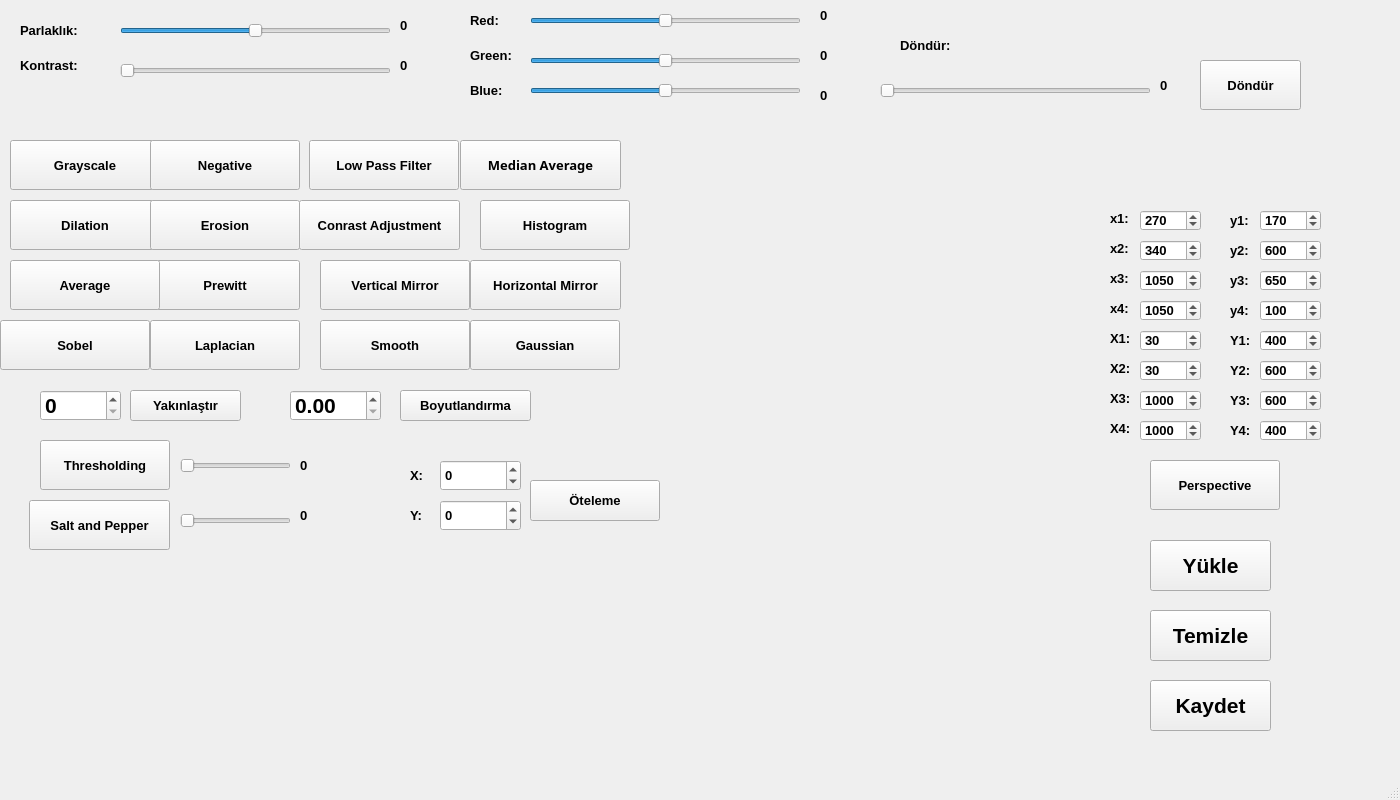
<?xml version="1.0" encoding="UTF-8"?>
<ui version="4.0">
 <class>MainWindow</class>
 <widget class="QMainWindow" name="MainWindow">
  <property name="geometry">
   <rect>
    <x>0</x>
    <y>0</y>
    <width>1400</width>
    <height>800</height>
   </rect>
  </property>
  <property name="font">
   <font>
    <pointsize>10</pointsize>
    <weight>75</weight>
    <bold>true</bold>
   </font>
  </property>
  <property name="windowTitle">
   <string>MainWindow</string>
  </property>
  <widget class="QWidget" name="centralwidget">
   <widget class="QPushButton" name="grayscale_button">
    <property name="geometry">
     <rect>
      <x>10</x>
      <y>140</y>
      <width>150</width>
      <height>50</height>
     </rect>
    </property>
    <property name="text">
     <string>Grayscale</string>
    </property>
   </widget>
   <widget class="QPushButton" name="negative_button">
    <property name="geometry">
     <rect>
      <x>150</x>
      <y>140</y>
      <width>150</width>
      <height>50</height>
     </rect>
    </property>
    <property name="text">
     <string>Negative</string>
    </property>
   </widget>
   <widget class="QPushButton" name="gaussian_button">
    <property name="geometry">
     <rect>
      <x>470</x>
      <y>320</y>
      <width>150</width>
      <height>50</height>
     </rect>
    </property>
    <property name="text">
     <string>Gaussian</string>
    </property>
   </widget>
   <widget class="QPushButton" name="lpf_button">
    <property name="geometry">
     <rect>
      <x>309</x>
      <y>140</y>
      <width>150</width>
      <height>50</height>
     </rect>
    </property>
    <property name="text">
     <string>Low Pass Filter</string>
    </property>
   </widget>
   <widget class="QPushButton" name="thresholding_button">
    <property name="geometry">
     <rect>
      <x>40</x>
      <y>440</y>
      <width>130</width>
      <height>50</height>
     </rect>
    </property>
    <property name="text">
     <string>Thresholding</string>
    </property>
   </widget>
   <widget class="QPushButton" name="median_button">
    <property name="geometry">
     <rect>
      <x>460</x>
      <y>140</y>
      <width>161</width>
      <height>50</height>
     </rect>
    </property>
    <property name="font">
     <font>
      <family>Arial Black</family>
      <pointsize>10</pointsize>
      <weight>75</weight>
      <bold>true</bold>
     </font>
    </property>
    <property name="text">
     <string>Median Average</string>
    </property>
   </widget>
   <widget class="QPushButton" name="laplacian_button">
    <property name="geometry">
     <rect>
      <x>150</x>
      <y>320</y>
      <width>150</width>
      <height>50</height>
     </rect>
    </property>
    <property name="text">
     <string>Laplacian</string>
    </property>
   </widget>
   <widget class="QPushButton" name="contrast_button">
    <property name="geometry">
     <rect>
      <x>299</x>
      <y>200</y>
      <width>161</width>
      <height>50</height>
     </rect>
    </property>
    <property name="font">
     <font>
      <family>Arial</family>
      <pointsize>10</pointsize>
      <weight>75</weight>
      <bold>true</bold>
     </font>
    </property>
    <property name="text">
     <string>Conrast Adjustment</string>
    </property>
   </widget>
   <widget class="QPushButton" name="prewitt_button">
    <property name="geometry">
     <rect>
      <x>150</x>
      <y>260</y>
      <width>150</width>
      <height>50</height>
     </rect>
    </property>
    <property name="text">
     <string>Prewitt</string>
    </property>
   </widget>
   <widget class="QPushButton" name="salt_pepper">
    <property name="geometry">
     <rect>
      <x>29</x>
      <y>500</y>
      <width>141</width>
      <height>50</height>
     </rect>
    </property>
    <property name="text">
     <string>Salt and Pepper</string>
    </property>
   </widget>
   <widget class="QPushButton" name="dilation_button">
    <property name="geometry">
     <rect>
      <x>10</x>
      <y>200</y>
      <width>150</width>
      <height>50</height>
     </rect>
    </property>
    <property name="text">
     <string>Dilation</string>
    </property>
   </widget>
   <widget class="QPushButton" name="erosion_button">
    <property name="geometry">
     <rect>
      <x>150</x>
      <y>200</y>
      <width>150</width>
      <height>50</height>
     </rect>
    </property>
    <property name="text">
     <string>Erosion</string>
    </property>
   </widget>
   <widget class="QPushButton" name="save_button">
    <property name="geometry">
     <rect>
      <x>1150</x>
      <y>680</y>
      <width>121</width>
      <height>51</height>
     </rect>
    </property>
    <property name="font">
     <font>
      <pointsize>16</pointsize>
     </font>
    </property>
    <property name="text">
     <string>Kaydet</string>
    </property>
   </widget>
   <widget class="QPushButton" name="load_button">
    <property name="geometry">
     <rect>
      <x>1150</x>
      <y>540</y>
      <width>121</width>
      <height>51</height>
     </rect>
    </property>
    <property name="font">
     <font>
      <pointsize>16</pointsize>
     </font>
    </property>
    <property name="text">
     <string>Yükle</string>
    </property>
   </widget>
   <widget class="QSlider" name="hs_threshold">
    <property name="geometry">
     <rect>
      <x>180</x>
      <y>455</y>
      <width>111</width>
      <height>22</height>
     </rect>
    </property>
    <property name="maximum">
     <number>255</number>
    </property>
    <property name="orientation">
     <enum>Qt::Horizontal</enum>
    </property>
   </widget>
   <widget class="QSlider" name="hs_brightness">
    <property name="geometry">
     <rect>
      <x>120</x>
      <y>20</y>
      <width>271</width>
      <height>22</height>
     </rect>
    </property>
    <property name="minimum">
     <number>-100</number>
    </property>
    <property name="maximum">
     <number>100</number>
    </property>
    <property name="orientation">
     <enum>Qt::Horizontal</enum>
    </property>
   </widget>
   <widget class="QLabel" name="lbl_brightness">
    <property name="geometry">
     <rect>
      <x>400</x>
      <y>10</y>
      <width>61</width>
      <height>31</height>
     </rect>
    </property>
    <property name="font">
     <font>
      <pointsize>10</pointsize>
     </font>
    </property>
    <property name="text">
     <string>0</string>
    </property>
   </widget>
   <widget class="QLabel" name="lbl_threshold">
    <property name="geometry">
     <rect>
      <x>300</x>
      <y>450</y>
      <width>51</width>
      <height>31</height>
     </rect>
    </property>
    <property name="font">
     <font>
      <pointsize>10</pointsize>
     </font>
    </property>
    <property name="text">
     <string>0</string>
    </property>
   </widget>
   <widget class="QLabel" name="lbl_contrast">
    <property name="geometry">
     <rect>
      <x>400</x>
      <y>50</y>
      <width>61</width>
      <height>31</height>
     </rect>
    </property>
    <property name="font">
     <font>
      <pointsize>10</pointsize>
     </font>
    </property>
    <property name="text">
     <string>0</string>
    </property>
   </widget>
   <widget class="QSlider" name="hs_contrast">
    <property name="geometry">
     <rect>
      <x>120</x>
      <y>60</y>
      <width>271</width>
      <height>22</height>
     </rect>
    </property>
    <property name="maximum">
     <number>100</number>
    </property>
    <property name="orientation">
     <enum>Qt::Horizontal</enum>
    </property>
   </widget>
   <widget class="QLabel" name="label_4">
    <property name="geometry">
     <rect>
      <x>20</x>
      <y>50</y>
      <width>81</width>
      <height>31</height>
     </rect>
    </property>
    <property name="font">
     <font>
      <pointsize>10</pointsize>
     </font>
    </property>
    <property name="text">
     <string>Kontrast:</string>
    </property>
   </widget>
   <widget class="QLabel" name="label_5">
    <property name="geometry">
     <rect>
      <x>20</x>
      <y>15</y>
      <width>91</width>
      <height>31</height>
     </rect>
    </property>
    <property name="font">
     <font>
      <pointsize>10</pointsize>
     </font>
    </property>
    <property name="text">
     <string>Parlaklık:</string>
    </property>
   </widget>
   <widget class="QPushButton" name="sobel_button">
    <property name="geometry">
     <rect>
      <x>0</x>
      <y>320</y>
      <width>150</width>
      <height>50</height>
     </rect>
    </property>
    <property name="text">
     <string>Sobel</string>
    </property>
   </widget>
   <widget class="QLabel" name="label_6">
    <property name="geometry">
     <rect>
      <x>470</x>
      <y>5</y>
      <width>51</width>
      <height>31</height>
     </rect>
    </property>
    <property name="font">
     <font>
      <pointsize>10</pointsize>
     </font>
    </property>
    <property name="text">
     <string>Red:</string>
    </property>
   </widget>
   <widget class="QLabel" name="lbl_green">
    <property name="geometry">
     <rect>
      <x>820</x>
      <y>40</y>
      <width>41</width>
      <height>31</height>
     </rect>
    </property>
    <property name="font">
     <font>
      <pointsize>10</pointsize>
     </font>
    </property>
    <property name="text">
     <string>0</string>
    </property>
   </widget>
   <widget class="QLabel" name="lbl_blue">
    <property name="geometry">
     <rect>
      <x>820</x>
      <y>80</y>
      <width>41</width>
      <height>31</height>
     </rect>
    </property>
    <property name="font">
     <font>
      <pointsize>10</pointsize>
     </font>
    </property>
    <property name="text">
     <string>0</string>
    </property>
   </widget>
   <widget class="QLabel" name="label_7">
    <property name="geometry">
     <rect>
      <x>470</x>
      <y>40</y>
      <width>51</width>
      <height>31</height>
     </rect>
    </property>
    <property name="font">
     <font>
      <pointsize>10</pointsize>
     </font>
    </property>
    <property name="text">
     <string>Green:</string>
    </property>
   </widget>
   <widget class="QSlider" name="hs_red">
    <property name="geometry">
     <rect>
      <x>530</x>
      <y>10</y>
      <width>271</width>
      <height>22</height>
     </rect>
    </property>
    <property name="minimum">
     <number>-255</number>
    </property>
    <property name="maximum">
     <number>255</number>
    </property>
    <property name="orientation">
     <enum>Qt::Horizontal</enum>
    </property>
   </widget>
   <widget class="QSlider" name="hs_green">
    <property name="geometry">
     <rect>
      <x>530</x>
      <y>50</y>
      <width>271</width>
      <height>22</height>
     </rect>
    </property>
    <property name="minimum">
     <number>-255</number>
    </property>
    <property name="maximum">
     <number>255</number>
    </property>
    <property name="orientation">
     <enum>Qt::Horizontal</enum>
    </property>
   </widget>
   <widget class="QLabel" name="label_8">
    <property name="geometry">
     <rect>
      <x>470</x>
      <y>75</y>
      <width>51</width>
      <height>31</height>
     </rect>
    </property>
    <property name="font">
     <font>
      <pointsize>10</pointsize>
     </font>
    </property>
    <property name="text">
     <string>Blue:</string>
    </property>
   </widget>
   <widget class="QLabel" name="lbl_red">
    <property name="geometry">
     <rect>
      <x>820</x>
      <y>0</y>
      <width>51</width>
      <height>31</height>
     </rect>
    </property>
    <property name="font">
     <font>
      <pointsize>10</pointsize>
     </font>
    </property>
    <property name="text">
     <string>0</string>
    </property>
   </widget>
   <widget class="QSlider" name="hs_blue">
    <property name="geometry">
     <rect>
      <x>530</x>
      <y>80</y>
      <width>271</width>
      <height>22</height>
     </rect>
    </property>
    <property name="minimum">
     <number>-255</number>
    </property>
    <property name="maximum">
     <number>255</number>
    </property>
    <property name="orientation">
     <enum>Qt::Horizontal</enum>
    </property>
   </widget>
   <widget class="QSlider" name="hs_sap">
    <property name="geometry">
     <rect>
      <x>180</x>
      <y>510</y>
      <width>111</width>
      <height>22</height>
     </rect>
    </property>
    <property name="maximum">
     <number>100</number>
    </property>
    <property name="orientation">
     <enum>Qt::Horizontal</enum>
    </property>
   </widget>
   <widget class="QPushButton" name="clean_button">
    <property name="geometry">
     <rect>
      <x>1150</x>
      <y>610</y>
      <width>121</width>
      <height>51</height>
     </rect>
    </property>
    <property name="font">
     <font>
      <pointsize>16</pointsize>
     </font>
    </property>
    <property name="text">
     <string>Temizle</string>
    </property>
   </widget>
   <widget class="QLabel" name="lbl_rotate">
    <property name="geometry">
     <rect>
      <x>1160</x>
      <y>70</y>
      <width>41</width>
      <height>31</height>
     </rect>
    </property>
    <property name="font">
     <font>
      <pointsize>10</pointsize>
     </font>
    </property>
    <property name="text">
     <string>0</string>
    </property>
   </widget>
   <widget class="QLabel" name="label_9">
    <property name="geometry">
     <rect>
      <x>900</x>
      <y>30</y>
      <width>81</width>
      <height>31</height>
     </rect>
    </property>
    <property name="font">
     <font>
      <pointsize>10</pointsize>
     </font>
    </property>
    <property name="text">
     <string>Döndür:</string>
    </property>
   </widget>
   <widget class="QSlider" name="hs_rotate">
    <property name="geometry">
     <rect>
      <x>880</x>
      <y>80</y>
      <width>271</width>
      <height>22</height>
     </rect>
    </property>
    <property name="maximum">
     <number>360</number>
    </property>
    <property name="orientation">
     <enum>Qt::Horizontal</enum>
    </property>
   </widget>
   <widget class="QPushButton" name="rotate_button">
    <property name="geometry">
     <rect>
      <x>1200</x>
      <y>60</y>
      <width>101</width>
      <height>50</height>
     </rect>
    </property>
    <property name="text">
     <string>Döndür</string>
    </property>
   </widget>
   <widget class="QLabel" name="display2">
    <property name="geometry">
     <rect>
      <x>710</x>
      <y>200</y>
      <width>331</width>
      <height>281</height>
     </rect>
    </property>
    <property name="text">
     <string/>
    </property>
    <property name="scaledContents">
     <bool>true</bool>
    </property>
   </widget>
   <widget class="QLabel" name="display">
    <property name="geometry">
     <rect>
      <x>700</x>
      <y>510</y>
      <width>331</width>
      <height>281</height>
     </rect>
    </property>
    <property name="text">
     <string/>
    </property>
    <property name="scaledContents">
     <bool>true</bool>
    </property>
   </widget>
   <widget class="QLabel" name="lbl_saltpepper">
    <property name="geometry">
     <rect>
      <x>300</x>
      <y>500</y>
      <width>51</width>
      <height>31</height>
     </rect>
    </property>
    <property name="font">
     <font>
      <pointsize>10</pointsize>
     </font>
    </property>
    <property name="text">
     <string>0</string>
    </property>
   </widget>
   <widget class="QPushButton" name="smooth_button">
    <property name="geometry">
     <rect>
      <x>320</x>
      <y>320</y>
      <width>150</width>
      <height>50</height>
     </rect>
    </property>
    <property name="text">
     <string>Smooth</string>
    </property>
   </widget>
   <widget class="QPushButton" name="mirrorY_button">
    <property name="geometry">
     <rect>
      <x>470</x>
      <y>260</y>
      <width>151</width>
      <height>50</height>
     </rect>
    </property>
    <property name="text">
     <string>Horizontal Mirror</string>
    </property>
   </widget>
   <widget class="QPushButton" name="mirrorX_button">
    <property name="geometry">
     <rect>
      <x>320</x>
      <y>260</y>
      <width>150</width>
      <height>50</height>
     </rect>
    </property>
    <property name="text">
     <string>Vertical Mirror</string>
    </property>
   </widget>
   <widget class="QPushButton" name="histogram_button">
    <property name="geometry">
     <rect>
      <x>480</x>
      <y>200</y>
      <width>150</width>
      <height>50</height>
     </rect>
    </property>
    <property name="text">
     <string>Histogram</string>
    </property>
   </widget>
   <widget class="QSpinBox" name="sb_zoom">
    <property name="geometry">
     <rect>
      <x>40</x>
      <y>390</y>
      <width>81</width>
      <height>31</height>
     </rect>
    </property>
    <property name="font">
     <font>
      <pointsize>16</pointsize>
     </font>
    </property>
    <property name="maximum">
     <number>199</number>
    </property>
   </widget>
   <widget class="QPushButton" name="zoom_button">
    <property name="geometry">
     <rect>
      <x>130</x>
      <y>390</y>
      <width>111</width>
      <height>31</height>
     </rect>
    </property>
    <property name="font">
     <font>
      <pointsize>10</pointsize>
     </font>
    </property>
    <property name="text">
     <string>Yakınlaştır</string>
    </property>
   </widget>
   <widget class="QSpinBox" name="sb_offset_x">
    <property name="geometry">
     <rect>
      <x>440</x>
      <y>460</y>
      <width>81</width>
      <height>31</height>
     </rect>
    </property>
    <property name="font">
     <font>
      <pointsize>10</pointsize>
     </font>
    </property>
    <property name="minimum">
     <number>-999</number>
    </property>
    <property name="maximum">
     <number>999</number>
    </property>
   </widget>
   <widget class="QPushButton" name="offset_button">
    <property name="geometry">
     <rect>
      <x>530</x>
      <y>480</y>
      <width>130</width>
      <height>41</height>
     </rect>
    </property>
    <property name="font">
     <font>
      <pointsize>10</pointsize>
     </font>
    </property>
    <property name="text">
     <string>Öteleme</string>
    </property>
   </widget>
   <widget class="QSpinBox" name="sb_offset_y">
    <property name="geometry">
     <rect>
      <x>440</x>
      <y>500</y>
      <width>81</width>
      <height>31</height>
     </rect>
    </property>
    <property name="font">
     <font>
      <pointsize>10</pointsize>
     </font>
    </property>
    <property name="minimum">
     <number>-999</number>
    </property>
    <property name="maximum">
     <number>999</number>
    </property>
   </widget>
   <widget class="QLabel" name="label_10">
    <property name="geometry">
     <rect>
      <x>410</x>
      <y>460</y>
      <width>21</width>
      <height>31</height>
     </rect>
    </property>
    <property name="font">
     <font>
      <pointsize>10</pointsize>
     </font>
    </property>
    <property name="text">
     <string>X:</string>
    </property>
   </widget>
   <widget class="QLabel" name="label_11">
    <property name="geometry">
     <rect>
      <x>410</x>
      <y>500</y>
      <width>20</width>
      <height>31</height>
     </rect>
    </property>
    <property name="font">
     <font>
      <pointsize>10</pointsize>
     </font>
    </property>
    <property name="text">
     <string>Y:</string>
    </property>
   </widget>
   <widget class="QPushButton" name="average_button">
    <property name="geometry">
     <rect>
      <x>10</x>
      <y>260</y>
      <width>150</width>
      <height>50</height>
     </rect>
    </property>
    <property name="text">
     <string>Average</string>
    </property>
   </widget>
   <widget class="QPushButton" name="resize_button">
    <property name="geometry">
     <rect>
      <x>400</x>
      <y>390</y>
      <width>131</width>
      <height>31</height>
     </rect>
    </property>
    <property name="font">
     <font>
      <pointsize>10</pointsize>
     </font>
    </property>
    <property name="text">
     <string>Boyutlandırma</string>
    </property>
   </widget>
   <widget class="QDoubleSpinBox" name="sb_resize">
    <property name="geometry">
     <rect>
      <x>290</x>
      <y>390</y>
      <width>91</width>
      <height>31</height>
     </rect>
    </property>
    <property name="font">
     <font>
      <pointsize>16</pointsize>
     </font>
    </property>
   </widget>
   <widget class="QSpinBox" name="sb_x1">
    <property name="geometry">
     <rect>
      <x>1140</x>
      <y>210</y>
      <width>61</width>
      <height>21</height>
     </rect>
    </property>
    <property name="font">
     <font>
      <pointsize>10</pointsize>
     </font>
    </property>
    <property name="maximum">
     <number>9999</number>
    </property>
    <property name="value">
     <number>270</number>
    </property>
   </widget>
   <widget class="QLabel" name="label">
    <property name="geometry">
     <rect>
      <x>1110</x>
      <y>210</y>
      <width>31</width>
      <height>16</height>
     </rect>
    </property>
    <property name="text">
     <string>x1:</string>
    </property>
   </widget>
   <widget class="QSpinBox" name="sb_y1">
    <property name="geometry">
     <rect>
      <x>1260</x>
      <y>210</y>
      <width>61</width>
      <height>21</height>
     </rect>
    </property>
    <property name="font">
     <font>
      <pointsize>10</pointsize>
     </font>
    </property>
    <property name="maximum">
     <number>9999</number>
    </property>
    <property name="value">
     <number>170</number>
    </property>
   </widget>
   <widget class="QLabel" name="label_2">
    <property name="geometry">
     <rect>
      <x>1230</x>
      <y>210</y>
      <width>31</width>
      <height>21</height>
     </rect>
    </property>
    <property name="text">
     <string>y1:</string>
    </property>
   </widget>
   <widget class="QSpinBox" name="sb_x2">
    <property name="geometry">
     <rect>
      <x>1140</x>
      <y>240</y>
      <width>61</width>
      <height>21</height>
     </rect>
    </property>
    <property name="font">
     <font>
      <pointsize>10</pointsize>
     </font>
    </property>
    <property name="maximum">
     <number>9999</number>
    </property>
    <property name="value">
     <number>340</number>
    </property>
   </widget>
   <widget class="QLabel" name="label_3">
    <property name="geometry">
     <rect>
      <x>1110</x>
      <y>240</y>
      <width>31</width>
      <height>16</height>
     </rect>
    </property>
    <property name="text">
     <string>x2:</string>
    </property>
   </widget>
   <widget class="QSpinBox" name="sb_y2">
    <property name="geometry">
     <rect>
      <x>1260</x>
      <y>240</y>
      <width>61</width>
      <height>21</height>
     </rect>
    </property>
    <property name="font">
     <font>
      <pointsize>10</pointsize>
     </font>
    </property>
    <property name="maximum">
     <number>9999</number>
    </property>
    <property name="value">
     <number>600</number>
    </property>
   </widget>
   <widget class="QLabel" name="label_12">
    <property name="geometry">
     <rect>
      <x>1230</x>
      <y>240</y>
      <width>31</width>
      <height>21</height>
     </rect>
    </property>
    <property name="text">
     <string>y2:</string>
    </property>
   </widget>
   <widget class="QSpinBox" name="sb_x3">
    <property name="geometry">
     <rect>
      <x>1140</x>
      <y>270</y>
      <width>61</width>
      <height>21</height>
     </rect>
    </property>
    <property name="font">
     <font>
      <pointsize>10</pointsize>
     </font>
    </property>
    <property name="maximum">
     <number>9999</number>
    </property>
    <property name="value">
     <number>1050</number>
    </property>
   </widget>
   <widget class="QLabel" name="label_13">
    <property name="geometry">
     <rect>
      <x>1110</x>
      <y>270</y>
      <width>31</width>
      <height>16</height>
     </rect>
    </property>
    <property name="text">
     <string>x3:</string>
    </property>
   </widget>
   <widget class="QSpinBox" name="sb_y3">
    <property name="geometry">
     <rect>
      <x>1260</x>
      <y>270</y>
      <width>61</width>
      <height>21</height>
     </rect>
    </property>
    <property name="font">
     <font>
      <pointsize>10</pointsize>
     </font>
    </property>
    <property name="maximum">
     <number>9999</number>
    </property>
    <property name="value">
     <number>650</number>
    </property>
   </widget>
   <widget class="QLabel" name="label_14">
    <property name="geometry">
     <rect>
      <x>1230</x>
      <y>270</y>
      <width>31</width>
      <height>21</height>
     </rect>
    </property>
    <property name="text">
     <string>y3:</string>
    </property>
   </widget>
   <widget class="QSpinBox" name="sb_x4">
    <property name="geometry">
     <rect>
      <x>1140</x>
      <y>300</y>
      <width>61</width>
      <height>21</height>
     </rect>
    </property>
    <property name="font">
     <font>
      <pointsize>10</pointsize>
     </font>
    </property>
    <property name="maximum">
     <number>9999</number>
    </property>
    <property name="value">
     <number>1050</number>
    </property>
   </widget>
   <widget class="QLabel" name="label_15">
    <property name="geometry">
     <rect>
      <x>1110</x>
      <y>300</y>
      <width>31</width>
      <height>16</height>
     </rect>
    </property>
    <property name="text">
     <string>x4:</string>
    </property>
   </widget>
   <widget class="QSpinBox" name="sb_y4">
    <property name="geometry">
     <rect>
      <x>1260</x>
      <y>300</y>
      <width>61</width>
      <height>21</height>
     </rect>
    </property>
    <property name="font">
     <font>
      <pointsize>10</pointsize>
     </font>
    </property>
    <property name="maximum">
     <number>9999</number>
    </property>
    <property name="value">
     <number>100</number>
    </property>
   </widget>
   <widget class="QLabel" name="label_16">
    <property name="geometry">
     <rect>
      <x>1230</x>
      <y>300</y>
      <width>31</width>
      <height>21</height>
     </rect>
    </property>
    <property name="text">
     <string>y4:</string>
    </property>
   </widget>
   <widget class="QSpinBox" name="sb_X1">
    <property name="geometry">
     <rect>
      <x>1140</x>
      <y>330</y>
      <width>61</width>
      <height>21</height>
     </rect>
    </property>
    <property name="font">
     <font>
      <pointsize>10</pointsize>
     </font>
    </property>
    <property name="maximum">
     <number>9999</number>
    </property>
    <property name="value">
     <number>30</number>
    </property>
   </widget>
   <widget class="QLabel" name="label_17">
    <property name="geometry">
     <rect>
      <x>1110</x>
      <y>330</y>
      <width>31</width>
      <height>16</height>
     </rect>
    </property>
    <property name="text">
     <string>X1:</string>
    </property>
   </widget>
   <widget class="QSpinBox" name="sb_Y1">
    <property name="geometry">
     <rect>
      <x>1260</x>
      <y>330</y>
      <width>61</width>
      <height>21</height>
     </rect>
    </property>
    <property name="font">
     <font>
      <pointsize>10</pointsize>
     </font>
    </property>
    <property name="maximum">
     <number>9999</number>
    </property>
    <property name="value">
     <number>400</number>
    </property>
   </widget>
   <widget class="QLabel" name="label_18">
    <property name="geometry">
     <rect>
      <x>1230</x>
      <y>330</y>
      <width>31</width>
      <height>21</height>
     </rect>
    </property>
    <property name="text">
     <string>Y1:</string>
    </property>
   </widget>
   <widget class="QSpinBox" name="sb_X2">
    <property name="geometry">
     <rect>
      <x>1140</x>
      <y>360</y>
      <width>61</width>
      <height>21</height>
     </rect>
    </property>
    <property name="font">
     <font>
      <pointsize>10</pointsize>
     </font>
    </property>
    <property name="maximum">
     <number>9999</number>
    </property>
    <property name="value">
     <number>30</number>
    </property>
   </widget>
   <widget class="QLabel" name="label_19">
    <property name="geometry">
     <rect>
      <x>1110</x>
      <y>360</y>
      <width>31</width>
      <height>16</height>
     </rect>
    </property>
    <property name="text">
     <string>X2:</string>
    </property>
   </widget>
   <widget class="QSpinBox" name="sb_Y2">
    <property name="geometry">
     <rect>
      <x>1260</x>
      <y>360</y>
      <width>61</width>
      <height>21</height>
     </rect>
    </property>
    <property name="font">
     <font>
      <pointsize>10</pointsize>
     </font>
    </property>
    <property name="maximum">
     <number>9999</number>
    </property>
    <property name="value">
     <number>600</number>
    </property>
   </widget>
   <widget class="QLabel" name="label_20">
    <property name="geometry">
     <rect>
      <x>1230</x>
      <y>360</y>
      <width>31</width>
      <height>21</height>
     </rect>
    </property>
    <property name="text">
     <string>Y2:</string>
    </property>
   </widget>
   <widget class="QSpinBox" name="sb_X3">
    <property name="geometry">
     <rect>
      <x>1140</x>
      <y>390</y>
      <width>61</width>
      <height>21</height>
     </rect>
    </property>
    <property name="font">
     <font>
      <pointsize>10</pointsize>
     </font>
    </property>
    <property name="maximum">
     <number>9999</number>
    </property>
    <property name="value">
     <number>1000</number>
    </property>
   </widget>
   <widget class="QLabel" name="label_21">
    <property name="geometry">
     <rect>
      <x>1110</x>
      <y>390</y>
      <width>31</width>
      <height>16</height>
     </rect>
    </property>
    <property name="text">
     <string>X3:</string>
    </property>
   </widget>
   <widget class="QSpinBox" name="sb_Y3">
    <property name="geometry">
     <rect>
      <x>1260</x>
      <y>390</y>
      <width>61</width>
      <height>21</height>
     </rect>
    </property>
    <property name="font">
     <font>
      <pointsize>10</pointsize>
     </font>
    </property>
    <property name="maximum">
     <number>9999</number>
    </property>
    <property name="value">
     <number>600</number>
    </property>
   </widget>
   <widget class="QLabel" name="label_22">
    <property name="geometry">
     <rect>
      <x>1230</x>
      <y>390</y>
      <width>31</width>
      <height>21</height>
     </rect>
    </property>
    <property name="text">
     <string>Y3:</string>
    </property>
   </widget>
   <widget class="QSpinBox" name="sb_X4">
    <property name="geometry">
     <rect>
      <x>1140</x>
      <y>420</y>
      <width>61</width>
      <height>21</height>
     </rect>
    </property>
    <property name="font">
     <font>
      <pointsize>10</pointsize>
     </font>
    </property>
    <property name="maximum">
     <number>9999</number>
    </property>
    <property name="value">
     <number>1000</number>
    </property>
   </widget>
   <widget class="QLabel" name="label_23">
    <property name="geometry">
     <rect>
      <x>1110</x>
      <y>420</y>
      <width>31</width>
      <height>16</height>
     </rect>
    </property>
    <property name="text">
     <string>X4:</string>
    </property>
   </widget>
   <widget class="QSpinBox" name="sb_Y4">
    <property name="geometry">
     <rect>
      <x>1260</x>
      <y>420</y>
      <width>61</width>
      <height>21</height>
     </rect>
    </property>
    <property name="font">
     <font>
      <pointsize>10</pointsize>
     </font>
    </property>
    <property name="maximum">
     <number>9999</number>
    </property>
    <property name="value">
     <number>400</number>
    </property>
   </widget>
   <widget class="QLabel" name="label_24">
    <property name="geometry">
     <rect>
      <x>1230</x>
      <y>420</y>
      <width>31</width>
      <height>21</height>
     </rect>
    </property>
    <property name="text">
     <string>Y4:</string>
    </property>
   </widget>
   <widget class="QPushButton" name="pers_button">
    <property name="geometry">
     <rect>
      <x>1150</x>
      <y>460</y>
      <width>130</width>
      <height>50</height>
     </rect>
    </property>
    <property name="text">
     <string>Perspective</string>
    </property>
   </widget>
  </widget>
  <widget class="QMenuBar" name="menubar">
   <property name="geometry">
    <rect>
     <x>0</x>
     <y>0</y>
     <width>1400</width>
     <height>26</height>
    </rect>
   </property>
  </widget>
  <widget class="QStatusBar" name="statusbar"/>
 </widget>
 <resources/>
 <connections/>
</ui>
